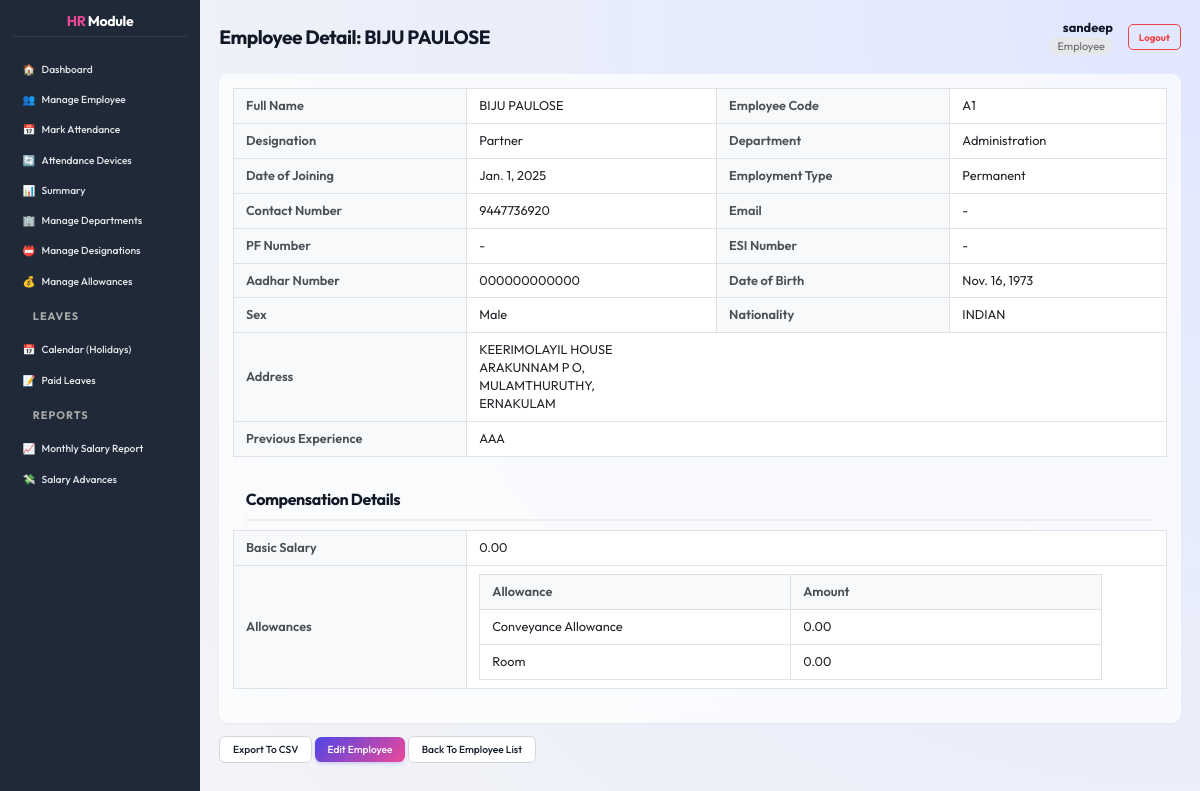
/employees/13/ (signed in), run on the app's committed database.
### core/models.py (models this page shows, shortened)
class Employee(models.Model):
    user = models.OneToOneField(User, on_delete=models.SET_NULL, null=True, blank=True, related_name='employee_profile')
    GENDER_CHOICES = [
        ('M', 'Male'),
        ('F', 'Female'),
        ('O', 'Other'),
    ]
    EMPLOYMENT_TYPE_CHOICES = [
        ('Permanent', 'Permanent'),
        ('Trainee', 'Trainee'),
        ('Contract', 'Contract'),
        ('Daily Wages', 'Daily Wages'),
        ('Internship', 'Internship'),
        ('Part-Time', 'Part-Time'),
        ('Full-Time', 'Full-Time'),
    ]
    employee_code = models.CharField(max_length=20, unique=True, default=0)
    full_name = models.CharField(max_length=255, default='')
    address = models.TextField(default='')
    date_of_birth = models.DateField(null=True, blank=True, default=None)
    contact_number = models.CharField(max_length=15, default='')
    aadhar_number = models.CharField(max_length=12, default='')
    sex = models.CharField(max_length=1, choices=GENDER_CHOICES, null=True, blank=True, default=None)
    nationality = models.CharField(max_length=50, default='')
    state = models.CharField(max_length=50, default='')
    joining_date = models.DateField(default=datetime.date.today)
    department = models.ForeignKey(Department, on_delete=models.SET_NULL, null=True, blank=True)
    designation = models.ForeignKey(Designation, on_delete=models.SET_NULL, null=True, blank=True)
    previous_experience = models.TextField(default='')
    employment_type = models.CharField(max_length=20, choices=EMPLOYMENT_TYPE_CHOICES, default='Permanent')
    basic_salary = models.DecimalField(max_digits=10, decimal_places=2, default=0.00)
    allowances = models.ManyToManyField(Allowance, through='EmployeeAllowance', blank=True)
    pf_number = models.CharField(max_length=50, blank=True, null=True)
    esi_number = models.CharField(max_length=50, blank=True, null=True)

class Designation(models.Model):
    name = models.CharField(max_length=100, unique=True)

class Department(models.Model):
    name = models.CharField(max_length=100, unique=True)

class EmployeeAllowance(models.Model):
    employee = models.ForeignKey(Employee, on_delete=models.CASCADE)
    allowance = models.ForeignKey(Allowance, on_delete=models.CASCADE)
    amount = models.DecimalField(max_digits=10, decimal_places=2, default=0.00)
    class Meta:
        unique_together = ('employee', 'allowance')

class Allowance(models.Model):
    name = models.CharField(max_length=100, unique=True)

### core/views.py (the view)
# urls.py: path('employees/<int:pk>/', views.employee_detail, name='employee_detail'),
@login_required
def employee_detail(request, pk):
    employee = get_object_or_404(Employee, pk=pk)
    return render(request, 'core/employee_detail.html', {'employee': employee})

### core/templates/core/employee_detail.html (shortened to what this page needs)
{% extends 'core/dashboard_base.html' %}
{% load static %}
{% block page_title %}Employee Detail: {{ employee.full_name }}{% endblock %}
{% block dashboard_content %}
<div class="card">
    <div class="card-body p-0">
        <table class="detail-table">
            <tbody>
                <tr>
                    <th>Full Name</th>
                    <td>{{ employee.full_name }}</td>
                    <th>Employee Code</th>
                    <td>{{ employee.employee_code }}</td>
                </tr>
                <tr>
                    <th>Designation</th>
                    <td>{{ employee.designation.name|default:"-" }}</td>
                    <th>Department</th>
                    <td>{{ employee.department.name|default:"-" }}</td>
                </tr>
                <tr>
                    <th>Date of Joining</th>
                    <td>{{ employee.joining_date }}</td>
                    <th>Employment Type</th>
                    <td>{{ employee.get_employment_type_display }}</td>
                </tr>
                <tr>
                    <th>Contact Number</th>
                    <td>{{ employee.contact_number|default:"-" }}</td>
                    <th>Email</th>
                    <td>{{ employee.user.email|default:"-" }}</td>
                </tr>
                <tr>
                    <th>PF Number</th>
                    <td>{{ employee.pf_number|default:"-" }}</td>
                    <th>ESI Number</th>
                    <td>{{ employee.esi_number|default:"-" }}</td>
                </tr>
                <tr>
                    <th>Aadhar Number</th>
                    <td>{{ employee.aadhar_number|default:"-" }}</td>
                    <th>Date of Birth</th>
                    <td>{{ employee.date_of_birth|default:"-" }}</td>
                </tr>
                <tr>
                    <th>Sex</th>
                    <td>{{ employee.get_sex_display|default:"-" }}</td>
                    <th>Nationality</th>
                    <td>{{ employee.nationality|default:"-" }}</td>
                </tr>
                <tr>
                    <th>Address</th>
                    <td colspan="3">{{ employee.address|linebreaksbr }}</td>
                </tr>
                <tr>
                    <th>Previous Experience</th>
                    <td colspan="3">{{ employee.previous_experience|default:"-"|linebreaksbr }}</td>
                </tr>
            </tbody>
        </table>
        <div class="px-3 pt-3">
            <h5 style="border-bottom: 2px solid #eee; padding-bottom: 10px;">Compensation Details</h5>
        </div>
        <table class="detail-table">
            <tbody>
                <tr>
                    <th>Basic Salary</th>
                    <td>{{ employee.basic_salary }}</td>
                </tr>
                <tr>
                    <th>Allowances</th>
                    <td>
                        {% if employee.allowances.all %}
                        <table class="table table-sm table-bordered mb-0" style="width: auto;">
                            <thead>
                                <tr>
                                    <th>Allowance</th>
                                    <th>Amount</th>
                                </tr>
                            </thead>
                            <tbody>
                                {% for allowance in employee.employeeallowance_set.all %}
                                <tr>
                                    <td>{{ allowance.allowance.name }}</td>
                                    <td>{{ allowance.amount }}</td>
                                </tr>
                                {% endfor %}
                            </tbody>
                        </table>
                        {% else %}
                        N/A
                        {% endif %}
                    </td>
                </tr>
            </tbody>
        </table>
    </div>
</div>
<div class="form-actions mt-3">
    <a href="{% url 'export_single_employee_csv' employee.id %}" class="btn btn-secondary">Export to CSV</a>
    <a href="{% url 'employee_edit' employee.id %}" class="btn btn-primary">Edit Employee</a>
    <a href="{% url 'employee_list' %}" class="btn btn-secondary">Back to Employee List</a>
</div>
{% endblock %}

### core/templates/core/dashboard_base.html (shortened to what this page needs)
{% extends 'core/base.html' %}
{% load static %}
{% block content %}
<div class="dashboard-layout">
    <div class="sidebar">
        <h2><span style="color: var(--secondary-color);">HR</span> Module</h2>
        <ul>
            <li><a href="{% url 'dashboard' %}"
                    class="{% if request.resolver_match.url_name == 'dashboard' %}active{% endif %}">
                    <span>🏠</span> Dashboard
                </a></li>
            <li><a href="{% url 'employee_list' %}"
                    class="{% if request.resolver_match.url_name == 'employee_list' %}active{% endif %}">
                    <span>👥</span> Manage Employee
                </a></li>
            <li><a href="{% url 'attendance_mark' %}"
                    class="{% if request.resolver_match.url_name == 'attendance_mark' %}active{% endif %}">
                    <span>📅</span> Mark Attendance
                </a></li>
            <li><a href="{% url 'device_list' %}"
                    class="{% if request.resolver_match.url_name == 'device_list' %}active{% endif %}">
                    <span>🔄</span> Attendance Devices
                </a></li>
            <li><a href="{% url 'summary' %}"
                    class="{% if request.resolver_match.url_name == 'summary' %}active{% endif %}">
                    <span>📊</span> Summary
                </a></li>
            <li><a href="{% url 'department_list' %}"
                    class="{% if request.resolver_match.url_name == 'department_list' %}active{% endif %}">
                    <span>🏢</span> Manage Departments
                </a></li>
            <li><a href="{% url 'designation_list' %}"
                    class="{% if request.resolver_match.url_name == 'designation_list' %}active{% endif %}">
                    <span>📛</span> Manage Designations
                </a></li>
            <li><a href="{% url 'allowance_list' %}"
                    class="{% if request.resolver_match.url_name == 'allowance_list' %}active{% endif %}">
                    <span>💰</span> Manage Allowances
                </a></li>
            <li>
                <div
                    style="padding: 10px 20px; font-size: 0.85em; color: #aaa; text-transform: uppercase; font-weight: bold; letter-spacing: 1px;">
                    Leaves</div>
            </li>
            <li><a href="{% url 'leave_calendar' %}"
                    class="{% if request.resolver_match.url_name == 'leave_calendar' %}active{% endif %}">
                    <span>📅</span> Calendar (Holidays)
                </a></li>
            <li><a href="{% url 'leave_list' %}"
                    class="{% if request.resolver_match.url_name == 'leave_list' %}active{% endif %}">
                    <span>📝</span> Paid Leaves
                </a></li>
            <li>
                <div
                    style="padding: 10px 20px; font-size: 0.85em; color: #aaa; text-transform: uppercase; font-weight: bold; letter-spacing: 1px;">
                    Reports</div>
            </li>
            <li><a href="{% url 'monthly_salary_report' %}"
                    class="{% if request.resolver_match.url_name == 'monthly_salary_report' %}active{% endif %}">
                    <span>📈</span> Monthly Salary Report
                </a></li>
            <li><a href="{% url 'salary_advance_list' %}"
                    class="{% if request.resolver_match.url_name == 'salary_advance_list' %}active{% endif %}">
                    <span>💸</span> Salary Advances
                </a></li>
    </div>
    <div class="main-content">
        <div class="main-content-header" style="justify-content: space-between; display: flex; align-items: center;">
            <h1 style="margin: 0;">{% block page_title %}{% endblock %}</h1>
            <div class="user-info" style="display: flex; align-items: center; gap: 15px;">
                <div style="text-align: right;">
                    <span style="display: block; font-weight: bold;">{{ user.username }}</span>
                    <span
                        style="font-size: 0.85em; color: #666; background: #e5e7eb; padding: 2px 8px; border-radius: 12px;">
                        {% if user.is_superuser %}Super Admin
                        {% elif user.hrprofile.role == 0 %}Administrator
                        {% elif user.hrprofile.role == 1 %}HR Manager
                        {% elif user.hrprofile.role == 2 %}Employee
                        {% else %}User
                        {% endif %}
                    </span>
                </div>
                <a href="{% url 'logout' %}" class="btn btn-sm btn-outline-danger"
                    style="text-decoration: none; padding: 5px 10px; border: 1px solid #ef4444; color: #ef4444; border-radius: 5px; font-weight: bold;">Logout</a>
            </div>
        </div>
        {% block dashboard_content %}{% endblock %}
    </div>
</div>
{% endblock %}

### core/static/core/style.css (style rules this page uses)
:root { --primary-color: #4f46e5; --primary-hover: #4338ca; --secondary-color: #ec4899; --background-color: #f3f4f6; --sidebar-bg: #1f2937; --text-color: #111827; --text-light: #9ca3af; --white: #ffffff; --glass-bg: rgba(255, 255, 255, 0.7); --glass-border: rgba(255, 255, 255, 0.5); --shadow-sm: 0 1px 2px 0 rgba(0, 0, 0, 0.05); --shadow-md: 0 4px 6px -1px rgba(0, 0, 0, 0.1), 0 2px 4px -1px rgba(0, 0, 0, 0.06); --shadow-lg: 0 10px 15px -3px rgba(0, 0, 0, 0.1), 0 4px 6px -2px rgba(0, 0, 0, 0.05); --radius-md: 0.5rem; --radius-lg: 0.75rem; --font-family: 'Outfit', sans-serif; }
html { font-size: 80%; }
* { box-sizing: border-box; }
body { font-family: var(--font-family); margin: 0; background-color: var(--background-color); color: var(--text-color); line-height: 1.4; overflow-x: hidden; font-size: 1rem; }
h1, h2, h3, h4, h5, h6 { color: var(--text-color); margin-bottom: 0.75rem; font-weight: 700; letter-spacing: -0.025em; }
h1 { font-size: 1.5rem; }
h2 { font-size: 1.25rem; }
a { color: var(--primary-color); text-decoration: none; transition: all 0.2s ease; }
.card, .form-container { background: var(--glass-bg); backdrop-filter: blur(12px); -webkit-backdrop-filter: blur(12px); border: 1px solid var(--glass-border); border-radius: var(--radius-lg); box-shadow: var(--shadow-sm); padding: 1rem; margin-bottom: 1rem; }
.btn { display: inline-flex; align-items: center; justify-content: center; padding: 0.4rem 1rem; border-radius: var(--radius-md); font-weight: 500; font-size: 0.8rem; cursor: pointer; transition: all 0.2s ease; border: none; gap: 0.4rem; text-transform: capitalize; }
.btn-primary, input[type="submit"] { background: linear-gradient(135deg, var(--primary-color), var(--secondary-color)); color: var(--white); box-shadow: 0 2px 4px -1px rgba(79, 70, 229, 0.3); }
.btn-secondary { background-color: var(--white); color: var(--text-color); border: 1px solid #d1d5db; }
.btn-sm { padding: 0.25rem 0.5rem; font-size: 0.75rem; }
.dashboard-layout { display: flex; min-height: 100vh; }
.sidebar { width: 200px; background-color: var(--sidebar-bg); color: var(--white); padding: 1rem; display: flex; flex-direction: column; position: fixed; height: 100vh; box-shadow: var(--shadow-xl); z-index: 50; }
.sidebar h2 { color: var(--white); font-size: 1.1rem; text-align: center; margin-bottom: 1.5rem; padding-bottom: 0.5rem; border-bottom: 1px solid rgba(255, 255, 255, 0.1); }
.sidebar ul { list-style: none; padding: 0; margin: 0; flex-grow: 1; }
.sidebar li { margin-bottom: 0.25rem; }
.sidebar a { color: #e5e7eb; padding: 0.5rem 0.75rem; border-radius: var(--radius-md); display: flex; align-items: center; gap: 0.5rem; font-weight: 500; font-size: 0.8rem; }
.main-content { flex: 1; margin-left: 200px; padding: 1.5rem; background: radial-gradient(circle at top right, #e0e7ff, #f3f4f6); min-height: 100vh; }
.main-content-header { display: flex; justify-content: space-between; align-items: center; margin-bottom: 1.5rem; }

### core/templates/core/dashboard_base.html (style rules this page uses)
.dashboard-layout { display: flex; height: 100vh; overflow: hidden; }
.sidebar { height: 100%; overflow-y: auto; flex-shrink: 0; padding-bottom: 20px; }
.main-content { height: 100%; overflow-y: auto; flex-grow: 1; width: 100%; }

### core/templates/core/employee_detail.html (style rules this page uses)
.detail-table { width: 100%; border-collapse: collapse; background-color: #fff; margin-bottom: 20px; }
.detail-table th, .detail-table td { border: 1px solid #dee2e6; padding: 8px 12px; vertical-align: middle; }
.detail-table th { background-color: #f8f9fa; font-weight: 600; width: 25%; color: #495057; }

### data on the page
Employee: full_name "BIJU PAULOSE", employee_code "A1", designation.name "Partner", department.name "Administration", joining_date "Jan. 1, 2025", employment_type "Permanent", contact_number "9447736920", user.email "-", pf_number "-", esi_number "-", aadhar_number "000000000000", date_of_birth "Nov. 16, 1973", sex "Male", nationality "INDIAN", address "KEERIMOLAYIL HOUSE ARAKUNNAM P O, MULAMTHURUTHY, ERNAKULAM", previous_experience "AAA", basic_salary "0.00"
EmployeeAllowance: allowance.name "Conveyance Allowance", amount "0.00"
EmployeeAllowance: allowance.name "Room", amount "0.00"

### other printed values
{{ user.username }} "sandeep"
